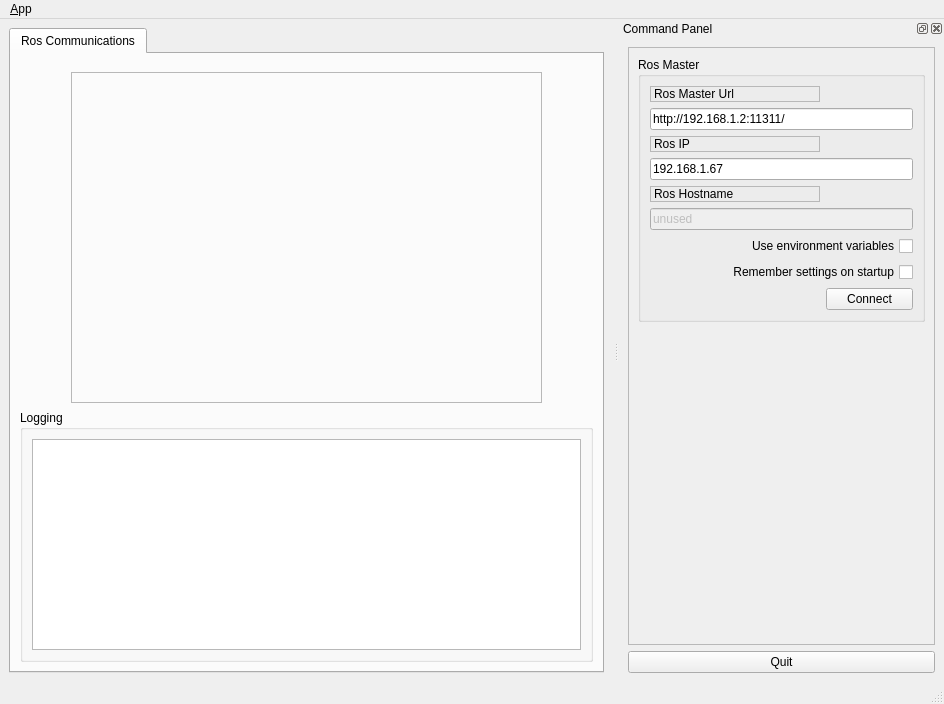
<?xml version="1.0" encoding="UTF-8"?>
<ui version="4.0">
 <class>MainWindowDesign</class>
 <widget class="QMainWindow" name="MainWindowDesign">
  <property name="geometry">
   <rect>
    <x>0</x>
    <y>0</y>
    <width>944</width>
    <height>704</height>
   </rect>
  </property>
  <property name="windowTitle">
   <string>QRosApp</string>
  </property>
  <property name="windowIcon">
   <iconset resource="../resources/images.qrc">
    <normaloff>:/images/icon.png</normaloff>:/images/icon.png</iconset>
  </property>
  <property name="locale">
   <locale language="English" country="Australia"/>
  </property>
  <widget class="QWidget" name="centralwidget">
   <layout class="QHBoxLayout">
    <item>
     <widget class="QTabWidget" name="tab_manager">
      <property name="minimumSize">
       <size>
        <width>100</width>
        <height>0</height>
       </size>
      </property>
      <property name="locale">
       <locale language="English" country="Australia"/>
      </property>
      <property name="currentIndex">
       <number>0</number>
      </property>
      <widget class="QWidget" name="tab_status">
       <attribute name="title">
        <string>Ros Communications</string>
       </attribute>
       <layout class="QVBoxLayout" name="verticalLayout_2">
        <item>
         <widget class="QFrame" name="horizontalFrame">
          <property name="minimumSize">
           <size>
            <width>0</width>
            <height>341</height>
           </size>
          </property>
          <property name="maximumSize">
           <size>
            <width>16777215</width>
            <height>341</height>
           </size>
          </property>
          <layout class="QHBoxLayout" name="horizontalLayout">
           <item>
            <widget class="QFrame" name="frame_2">
             <property name="minimumSize">
              <size>
               <width>471</width>
               <height>331</height>
              </size>
             </property>
             <property name="maximumSize">
              <size>
               <width>471</width>
               <height>331</height>
              </size>
             </property>
             <property name="frameShape">
              <enum>QFrame::StyledPanel</enum>
             </property>
             <property name="frameShadow">
              <enum>QFrame::Raised</enum>
             </property>
             <widget class="QLabel" name="house">
              <property name="geometry">
               <rect>
                <x>0</x>
                <y>0</y>
                <width>471</width>
                <height>331</height>
               </rect>
              </property>
              <property name="text">
               <string/>
              </property>
              <property name="pixmap">
               <pixmap resource="../resources/images.qrc">:/images/house.png</pixmap>
              </property>
             </widget>
             <widget class="QLabel" name="light1">
              <property name="geometry">
               <rect>
                <x>230</x>
                <y>14</y>
                <width>26</width>
                <height>26</height>
               </rect>
              </property>
              <property name="text">
               <string/>
              </property>
              <property name="pixmap">
               <pixmap resource="../resources/images.qrc">:/images/light_off.png</pixmap>
              </property>
             </widget>
             <widget class="QLabel" name="light2">
              <property name="geometry">
               <rect>
                <x>160</x>
                <y>145</y>
                <width>26</width>
                <height>26</height>
               </rect>
              </property>
              <property name="text">
               <string/>
              </property>
              <property name="pixmap">
               <pixmap resource="../resources/images.qrc">:/images/light_off.png</pixmap>
              </property>
             </widget>
             <widget class="QLabel" name="light3">
              <property name="geometry">
               <rect>
                <x>209</x>
                <y>240</y>
                <width>26</width>
                <height>26</height>
               </rect>
              </property>
              <property name="text">
               <string/>
              </property>
              <property name="pixmap">
               <pixmap resource="../resources/images.qrc">:/images/light_off.png</pixmap>
              </property>
             </widget>
            </widget>
           </item>
          </layout>
         </widget>
        </item>
        <item>
         <widget class="QGroupBox" name="groupBox_12">
          <property name="sizePolicy">
           <sizepolicy hsizetype="MinimumExpanding" vsizetype="Preferred">
            <horstretch>0</horstretch>
            <verstretch>0</verstretch>
           </sizepolicy>
          </property>
          <property name="title">
           <string>Logging</string>
          </property>
          <layout class="QGridLayout" name="gridLayout_3">
           <item row="0" column="0">
            <widget class="QListView" name="view_logging"/>
           </item>
          </layout>
         </widget>
        </item>
       </layout>
      </widget>
     </widget>
    </item>
   </layout>
  </widget>
  <widget class="QMenuBar" name="menubar">
   <property name="geometry">
    <rect>
     <x>0</x>
     <y>0</y>
     <width>944</width>
     <height>22</height>
    </rect>
   </property>
   <widget class="QMenu" name="menu_File">
    <property name="title">
     <string>&amp;App</string>
    </property>
    <addaction name="action_Preferences"/>
    <addaction name="separator"/>
    <addaction name="actionAbout"/>
    <addaction name="actionAbout_Qt"/>
    <addaction name="separator"/>
    <addaction name="action_Quit"/>
   </widget>
   <addaction name="menu_File"/>
  </widget>
  <widget class="QStatusBar" name="statusbar"/>
  <widget class="QDockWidget" name="dock_status">
   <property name="sizePolicy">
    <sizepolicy hsizetype="Minimum" vsizetype="Preferred">
     <horstretch>0</horstretch>
     <verstretch>0</verstretch>
    </sizepolicy>
   </property>
   <property name="minimumSize">
    <size>
     <width>325</width>
     <height>389</height>
    </size>
   </property>
   <property name="allowedAreas">
    <set>Qt::RightDockWidgetArea</set>
   </property>
   <property name="windowTitle">
    <string>Command Panel</string>
   </property>
   <attribute name="dockWidgetArea">
    <number>2</number>
   </attribute>
   <widget class="QWidget" name="dockWidgetContents_2">
    <layout class="QVBoxLayout" name="verticalLayout">
     <item>
      <widget class="QFrame" name="frame">
       <property name="sizePolicy">
        <sizepolicy hsizetype="Minimum" vsizetype="Preferred">
         <horstretch>0</horstretch>
         <verstretch>0</verstretch>
        </sizepolicy>
       </property>
       <property name="frameShape">
        <enum>QFrame::StyledPanel</enum>
       </property>
       <property name="frameShadow">
        <enum>QFrame::Raised</enum>
       </property>
       <layout class="QVBoxLayout" name="verticalLayout_3">
        <item>
         <widget class="QGroupBox" name="groupBox">
          <property name="title">
           <string>Ros Master</string>
          </property>
          <layout class="QGridLayout" name="gridLayout">
           <item row="0" column="0">
            <widget class="QLabel" name="label">
             <property name="frameShape">
              <enum>QFrame::StyledPanel</enum>
             </property>
             <property name="frameShadow">
              <enum>QFrame::Raised</enum>
             </property>
             <property name="text">
              <string>Ros Master Url</string>
             </property>
            </widget>
           </item>
           <item row="1" column="0" colspan="2">
            <widget class="QLineEdit" name="line_edit_master">
             <property name="text">
              <string>http://192.168.1.2:11311/</string>
             </property>
            </widget>
           </item>
           <item row="2" column="0">
            <widget class="QLabel" name="label_2">
             <property name="frameShape">
              <enum>QFrame::StyledPanel</enum>
             </property>
             <property name="frameShadow">
              <enum>QFrame::Raised</enum>
             </property>
             <property name="text">
              <string>Ros IP</string>
             </property>
            </widget>
           </item>
           <item row="3" column="0" colspan="2">
            <widget class="QLineEdit" name="line_edit_host">
             <property name="text">
              <string>192.168.1.67</string>
             </property>
            </widget>
           </item>
           <item row="4" column="0">
            <widget class="QLabel" name="label_3">
             <property name="frameShape">
              <enum>QFrame::StyledPanel</enum>
             </property>
             <property name="frameShadow">
              <enum>QFrame::Raised</enum>
             </property>
             <property name="text">
              <string>Ros Hostname</string>
             </property>
            </widget>
           </item>
           <item row="5" column="0" colspan="2">
            <widget class="QLineEdit" name="line_edit_topic">
             <property name="enabled">
              <bool>false</bool>
             </property>
             <property name="text">
              <string>unused</string>
             </property>
            </widget>
           </item>
           <item row="6" column="0" colspan="2">
            <widget class="QCheckBox" name="checkbox_use_environment">
             <property name="layoutDirection">
              <enum>Qt::RightToLeft</enum>
             </property>
             <property name="text">
              <string>Use environment variables</string>
             </property>
            </widget>
           </item>
           <item row="7" column="0" colspan="2">
            <widget class="QCheckBox" name="checkbox_remember_settings">
             <property name="layoutDirection">
              <enum>Qt::RightToLeft</enum>
             </property>
             <property name="text">
              <string>Remember settings on startup</string>
             </property>
            </widget>
           </item>
           <item row="8" column="0">
            <spacer name="horizontalSpacer">
             <property name="orientation">
              <enum>Qt::Horizontal</enum>
             </property>
             <property name="sizeHint" stdset="0">
              <size>
               <width>170</width>
               <height>21</height>
              </size>
             </property>
            </spacer>
           </item>
           <item row="8" column="1">
            <widget class="QPushButton" name="button_connect">
             <property name="enabled">
              <bool>true</bool>
             </property>
             <property name="sizePolicy">
              <sizepolicy hsizetype="MinimumExpanding" vsizetype="Fixed">
               <horstretch>0</horstretch>
               <verstretch>0</verstretch>
              </sizepolicy>
             </property>
             <property name="toolTip">
              <string>Set the target to the current joint trajectory state.</string>
             </property>
             <property name="statusTip">
              <string>Clear all waypoints and set the target to the current joint trajectory state.</string>
             </property>
             <property name="text">
              <string>Connect</string>
             </property>
            </widget>
           </item>
          </layout>
         </widget>
        </item>
        <item>
         <spacer name="verticalSpacer_3">
          <property name="orientation">
           <enum>Qt::Vertical</enum>
          </property>
          <property name="sizeHint" stdset="0">
           <size>
            <width>20</width>
            <height>233</height>
           </size>
          </property>
         </spacer>
        </item>
       </layout>
      </widget>
     </item>
     <item>
      <widget class="QPushButton" name="quit_button">
       <property name="sizePolicy">
        <sizepolicy hsizetype="MinimumExpanding" vsizetype="Fixed">
         <horstretch>0</horstretch>
         <verstretch>0</verstretch>
        </sizepolicy>
       </property>
       <property name="text">
        <string>Quit</string>
       </property>
      </widget>
     </item>
    </layout>
   </widget>
  </widget>
  <action name="action_Quit">
   <property name="text">
    <string>&amp;Quit</string>
   </property>
   <property name="shortcut">
    <string>Ctrl+Q</string>
   </property>
   <property name="shortcutContext">
    <enum>Qt::ApplicationShortcut</enum>
   </property>
  </action>
  <action name="action_Preferences">
   <property name="text">
    <string>&amp;Preferences</string>
   </property>
  </action>
  <action name="actionAbout">
   <property name="text">
    <string>&amp;About</string>
   </property>
  </action>
  <action name="actionAbout_Qt">
   <property name="text">
    <string>About &amp;Qt</string>
   </property>
  </action>
 </widget>
 <resources>
  <include location="../resources/images.qrc"/>
 </resources>
 <connections>
  <connection>
   <sender>action_Quit</sender>
   <signal>triggered()</signal>
   <receiver>MainWindowDesign</receiver>
   <slot>close()</slot>
   <hints>
    <hint type="sourcelabel">
     <x>-1</x>
     <y>-1</y>
    </hint>
    <hint type="destinationlabel">
     <x>399</x>
     <y>299</y>
    </hint>
   </hints>
  </connection>
  <connection>
   <sender>quit_button</sender>
   <signal>clicked()</signal>
   <receiver>MainWindowDesign</receiver>
   <slot>close()</slot>
   <hints>
    <hint type="sourcelabel">
     <x>859</x>
     <y>552</y>
    </hint>
    <hint type="destinationlabel">
     <x>469</x>
     <y>299</y>
    </hint>
   </hints>
  </connection>
 </connections>
</ui>
